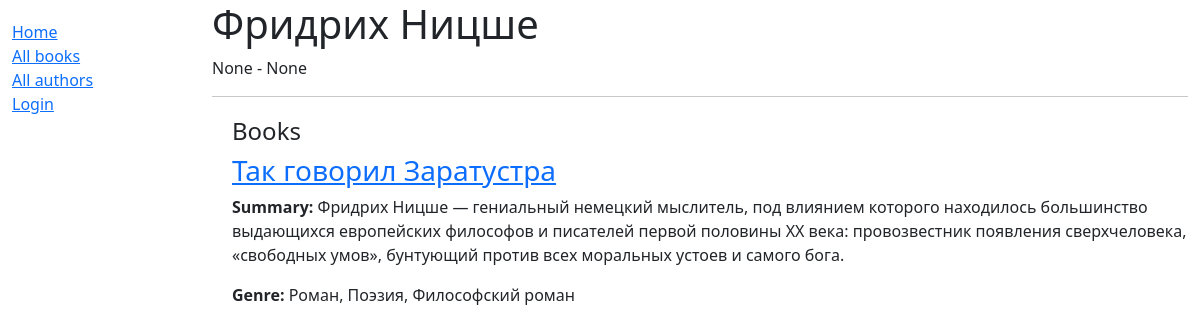
Screenshot of /catalog/author/4 with the database file from the repository.
### catalog/models.py (models this page shows, shortened)
class Author(models.Model):
    first_name = models.CharField(max_length=100)
    last_name = models.CharField(max_length=100)
    date_of_birth = models.DateField(null=True, blank=True)
    date_of_death = models.DateField('Died', null=True, blank=True)

class Book(models.Model):
    title = models.CharField(max_length=200)
    """ В поле автор мы используем от одного к множеству(foreign key) """
    author = models.ForeignKey('Author', on_delete=models.SET_NULL, null=True)
    summary = models.CharField(max_length=1000, help_text='Аннотация к книги')
    isbn = models.CharField('ISBN', max_length=13, help_text='13 Character <a href="https://www.isbn-international.org/content/what-isbn">ISBN number</a>')
    genre = models.ManyToManyField('Genre', help_text='Выберете жанр книги')
    def get_absolute_url(self):
        return reverse('book-detail', args=[str(self.id)])
    def display_genre(self):
        """
        Creates a string for the Genre. This is required to display genre in Admin.
        """
        return ', '.join([ genre.name for genre in self.genre.all()[:3] ])
    display_genre.short_description = 'Genre'

class Genre(models.Model):
    name = models.CharField(max_length=100, help_text='Enter genre of book you searching')
    def __str__(self):
        return self.name

### catalog/views.py (the view)
# urls.py: url(r'^author/(?P<pk>\d+)$', views.AuthorDetailView.as_view(), name='author-detail'),
class AuthorDetailView(generic.DetailView):
    model = Author

### catalog/templates/catalog/author_detail.html
{% extends "base_generic.html" %}
{% block content %}
  <h1>{{ author.first_name }} {{ author.last_name }}</h1>
  <span>{{ author.date_of_birth }} - {{ author.date_of_birth }}</span>
  <hr>
  <div style="margin-left:20px;margin-top:20px">
    <h4>Books</h4>
        {% for book in author.book_set.all %}
          <a href="{{ book.get_absolute_url }}"><h3>{{ book.title }}</h3></a>
          <p><strong>Summary:</strong> {{ book.summary }}</p>
          <p><strong>Genre:</strong> {% for genre in book.genre.all %} {{ genre }}{% if not forloop.last %}, {% endif %}{% endfor %}</p>
        {% endfor %}
  </div>
{% endblock %}

### rows the page displays
Author: date_of_birth "None"
Book: title "Так говорил Заратустра", summary "Фридрих Ницше — гениальный немецкий мыслитель, под влиянием которого находилось большинство выдающихся европейских философов и писателей первой половины XX века: провозвестник появления сверхчеловека, «свободных умов», бунтующий против всех моральных устоев и самого бога."
Genre: name "Роман"
Genre: name "Поэзия"
Genre: name "Философский роман"
